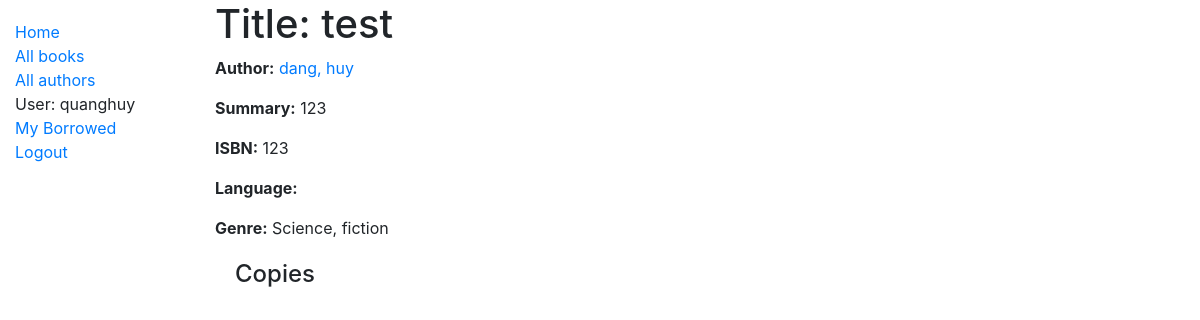
The page /catalog/book/1/ (signed in) on the database its author committed.
### catalog/models.py (models this page shows, shortened)
class Book(models.Model):
    title = models.CharField(max_length=200)
    author = models.ForeignKey('Author', on_delete=models.SET_NULL, null=True)
    summary = models.TextField(max_length=1000, help_text='Enter a brief description of the book')
    isbn = models.CharField('ISBN', max_length=13, unique=True,
                           help_text='13 Character <a href="https://www.isbn-international.org/content/what-isbn">ISBN number</a>')
    genre = models.ManyToManyField(Genre, help_text='Select a genre for this book')

class Author(models.Model):
    first_name = models.CharField(max_length=100)
    last_name = models.CharField(max_length=100)
    date_of_birth = models.DateField(null=True, blank=True)
    date_of_death = models.DateField('Died', null=True, blank=True)
    class Meta:
        ordering = ['last_name', 'first_name']
    def __str__(self):
        return f'{self.last_name}, {self.first_name}'

class Genre(models.Model):
    name = models.CharField(max_length=200, help_text='Enter a book genre (e.g. Science Fiction)')

### catalog/views.py (the view)
# urls.py: path('book/<int:pk>/', views.BookDetailView.as_view(), name='book-detail'),  # Detail view for a book
class BookDetailView(generic.DetailView):
    model = Book
    def get_context_data(self, **kwargs):
        context = super().get_context_data(**kwargs)
        book = self.get_object()
        context['book_genres'] = book.genre.all()
        context['book_instances'] = book.bookinstance_set.select_related('borrower').all()
        context['status_available'] = BookInstanceStatus.AVAILABLE
        context['status_maintenance'] = BookInstanceStatus.MAINTENANCE
        context['status_on_loan'] = BookInstanceStatus.ON_LOAN
        context['status_reserved'] = BookInstanceStatus.RESERVED
        return context

### catalog/templates/catalog/book_detail.html (shortened to what this page needs)
{% extends "base_generic.html" %}
{% load i18n %}
{% block content %}
  <h1>{% trans "Title:" %} {{ book.title }}</h1>
  <p><strong>{% trans "Author:" %}</strong>
    <a href="">{{ book.author }}</a>
  </p>
  <p><strong>{% trans "Summary:" %}</strong> {{ book.summary }}</p>
  <p><strong>{% trans "ISBN:" %}</strong> {{ book.isbn }}</p>
  <p><strong>{% trans "Language:" %}</strong>{{ book.language }}</p>
  <p><strong>{% trans "Genre:" %}</strong>
    {% for genre in book_genres %}
      {{ genre.name }}{% if not forloop.last %}, {% endif %}
    {% endfor %}
  </p>
  <div class="book-copies">
    <h4>{% trans "Copies" %}</h4>
  </div>
{% endblock %}

### catalog/templates/base_generic.html (shortened to what this page needs)
<!DOCTYPE html>
{% load i18n %}
{% load static %}
<html lang="en">
<head>
  {% block css %}
    <link rel="stylesheet" href="{% static 'css/bootstrap.min.css' %}">
    <link rel="stylesheet" href="{% static 'css/styles.css' %}">
  {% endblock %}
</head>
<body>
  {% block body_tag %}
    <div class="container-fluid">
      <div class="row">
        {% block sidebar_container %}
          <div class="col-sm-2">
            {% block sidebar %}
              <ul class="sidebar-nav">
                <li><a href="{% url 'index' %}">{% trans "Home" %}</a></li>
                <li><a href="{% url 'books' %}">{% trans "All books" %}</a></li>
                <li><a href="">{% trans "All authors" %}</a></li>
                {% if user.is_authenticated %}
                  <li>{% trans "User" %}: {{ user.get_username }}</li>
                  <li><a href="{% url 'my-borrowed' %}">{% trans "My Borrowed" %}</a></li>
                  <li><a href="{% url 'logout' %}?next={{ request.path }}">{% trans "Logout" %}</a></li>
                {% else %}
                  <li><a href="{% url 'login' %}?next={{ request.path }}">{% trans "Login" %}</a></li>
                {% endif %}
              </ul>
            {% endblock %}
          </div>
        {% endblock %}
        {% block main_container %}
          <div class="col-sm-10">
            {% block content %}{% endblock %}
          </div>
        {% endblock %}
      </div>
    </div>
  {% endblock %}
</body>
</html>

### catalog/static/css/styles.css (style rules this page uses)
.sidebar-nav { margin-top: 20px; padding: 0; list-style: none; }

### catalog/templates/catalog/book_detail.html (style rules this page uses)
.book-copies { margin-left: 20px; margin-top: 20px; }

### rows shown on the page
Book: title "test", author "dang, huy", summary "123", isbn "123"
Genre: name "Science"
Genre: name "fiction"

### other values the page prints
{{ user.get_username }} "quanghuy"
